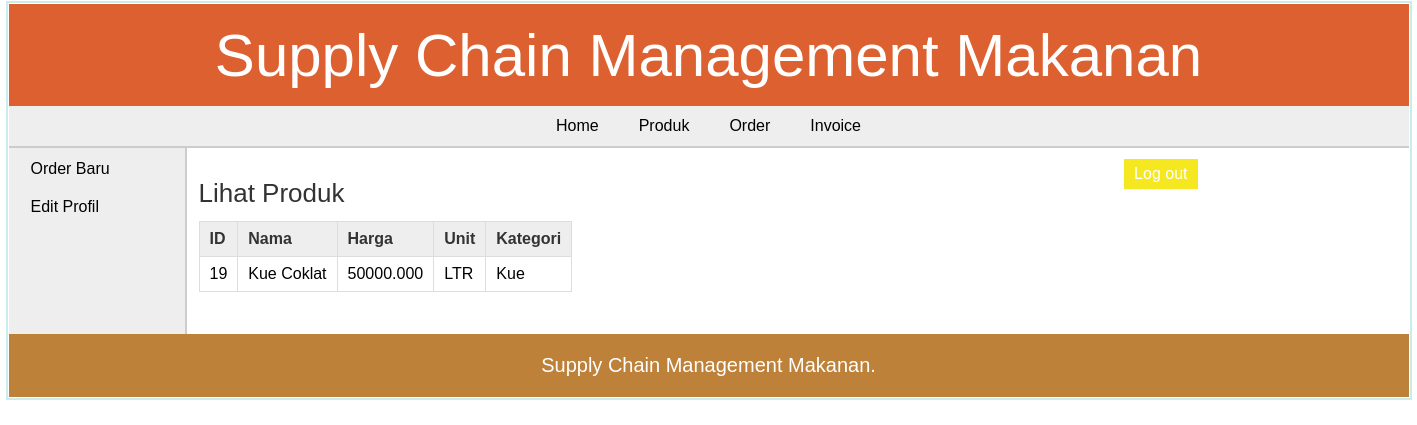
Page /retailer/view_products.php (signed in) on the committed database.
### tables this page shows
CREATE TABLE `products` (
  `pro_id` int(11) NOT NULL,
  `pro_name` varchar(25) NOT NULL,
  `pro_desc` text DEFAULT NULL,
  `pro_price` decimal(10,3) NOT NULL,
  `unit` int(11) NOT NULL,
  `pro_cat` int(11) NOT NULL,
  `quantity` int(6) DEFAULT NULL
);

CREATE TABLE `unit` (
  `id` int(11) NOT NULL,
  `unit_name` varchar(20) NOT NULL,
  `unit_details` text DEFAULT NULL
);

CREATE TABLE `categories` (
  `cat_id` int(11) NOT NULL,
  `cat_name` varchar(25) NOT NULL,
  `cat_details` text DEFAULT NULL
);

### retailer/view_products.php (the view, shortened to what this page needs)
<?php
	include("../includes/config.php");
	if(isset($_SESSION['retailer_login'])) {
			$query_selectProducts = "SELECT * FROM products,categories,unit WHERE products.pro_cat=categories.cat_id AND products.unit=unit.id ORDER BY pro_id";
			$result_selectProducts = mysqli_query($con,$query_selectProducts);
		}
		else {
			header('Location:../index.php');
		}
?>
<!DOCTYPE html>
<html>
<head>
	<link rel="stylesheet" href="../includes/main_style.css" >
</head>
<body>
	<?php
		include("../includes/header.inc.php");
		include("../includes/nav_retailer.inc.php");
		include("../includes/aside_retailer.inc.php");
	?>
	<section>
		<h1>Lihat Produk</h1>
		<form action="" method="POST" class="form">
		<table class="table_displayData">
			<tr>
				<th> ID </th>
				<th> Nama </th>
				<th> Harga </th>
				<th> Unit </th>
				<th> Kategori </th>
			</tr>
			<?php $i=1; while($row_selectProducts = mysqli_fetch_array($result_selectProducts)) { ?>
			<tr>
				<td> <?php echo $row_selectProducts['pro_id']; ?> </td>
				<td> <?php echo $row_selectProducts['pro_name']; ?> </td>
				<td> <?php echo $row_selectProducts['pro_price']; ?> </td>
				<td> <?php echo $row_selectProducts['unit_name']; ?> </td>
				<td> <?php echo $row_selectProducts['cat_name']; ?> </td>
			</tr>
			<?php $i++; } ?>
		</table>
		</form>
	</section>
	<?php
		include("../includes/footer.inc.php");
	?>
</body>
</html>

### includes/main_style.css (style rules this page uses)
* { font-family: arial,sans-serif; margin:0px; padding:1px; }
body { width:1400px; margin:auto; border:2px solid #cbecec; }
section { width:1000px; padding:10px; padding-bottom:40px; }
section h1 { margin-bottom:10px; font-weight:normal; color:#333; font-size: 26px; }
table { border-collapse: collapse; }
.table_displayData td, .table_displayData th { border:1px solid #ddd; padding: 8px 10px; text-align: left; }
.table_displayData th { background-color:#eee; color:#333; }

### rows in the picture
products: pro_id "19", pro_name "Kue Coklat", pro_price "50000.000", unit.unit_name "LTR", pro_cat.cat_name "Kue"
